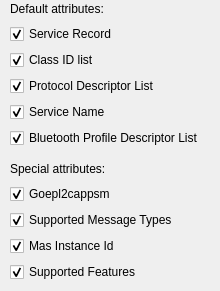
        <widget class="QWidget" name="page13">
         <attribute name="label">
          <string>MAP</string>
         </attribute>
         <widget class="QWidget" name="verticalLayoutWidget_13">
          <property name="geometry">
           <rect>
            <x>10</x>
            <y>0</y>
            <width>201</width>
            <height>148</height>
           </rect>
          </property>
          <layout class="QVBoxLayout" name="verticalLayout_13">
           <item>
            <widget class="QLabel" name="label_13">
             <property name="text">
              <string>Default attributes:</string>
             </property>
            </widget>
           </item>
           <item>
            <widget class="QCheckBox" name="checkBox89">
             <property name="text">
              <string>Service Record</string>
             </property>
             <property name="checked">
              <bool>true</bool>
             </property>
            </widget>
           </item>
           <item>
            <widget class="QCheckBox" name="checkBox90">
             <property name="text">
              <string>Class ID list</string>
             </property>
             <property name="checked">
              <bool>true</bool>
             </property>
            </widget>
           </item>
           <item>
            <widget class="QCheckBox" name="checkBox91">
             <property name="text">
              <string>Protocol Descriptor List</string>
             </property>
             <property name="checked">
              <bool>true</bool>
             </property>
            </widget>
           </item>
           <item>
            <widget class="QCheckBox" name="checkBox92">
             <property name="text">
              <string>Service Name</string>
             </property>
             <property name="checked">
              <bool>true</bool>
             </property>
            </widget>
           </item>
           <item>
            <widget class="QCheckBox" name="checkBox93">
             <property name="text">
              <string>Bluetooth Profile Descriptor List</string>
             </property>
             <property name="checked">
              <bool>true</bool>
             </property>
            </widget>
           </item>
          </layout>
         </widget>
         <widget class="QWidget" name="verticalLayoutWidget_29">
          <property name="geometry">
           <rect>
            <x>10</x>
            <y>160</y>
            <width>201</width>
            <height>122</height>
           </rect>
          </property>
          <layout class="QVBoxLayout" name="verticalLayout_29">
           <item>
            <widget class="QLabel" name="label_29">
             <property name="text">
              <string>Special attributes:</string>
             </property>
            </widget>
           </item>
           <item>
            <widget class="QCheckBox" name="checkBox94">
             <property name="text">
              <string>Goepl2cappsm</string>
             </property>
             <property name="checked">
              <bool>true</bool>
             </property>
            </widget>
           </item>
           <item>
            <widget class="QCheckBox" name="checkBox95">
             <property name="text">
              <string>Supported Message Types</string>
             </property>
             <property name="checked">
              <bool>true</bool>
             </property>
            </widget>
           </item>
           <item>
            <widget class="QCheckBox" name="checkBox96">
             <property name="text">
              <string>Mas Instance Id</string>
             </property>
             <property name="checked">
              <bool>true</bool>
             </property>
            </widget>
           </item>
           <item>
            <widget class="QCheckBox" name="checkBox97">
             <property name="text">
              <string>Supported Features</string>
             </property>
             <property name="checked">
              <bool>true</bool>
             </property>
            </widget>
           </item>
          </layout>
         </widget>
        </widget>
